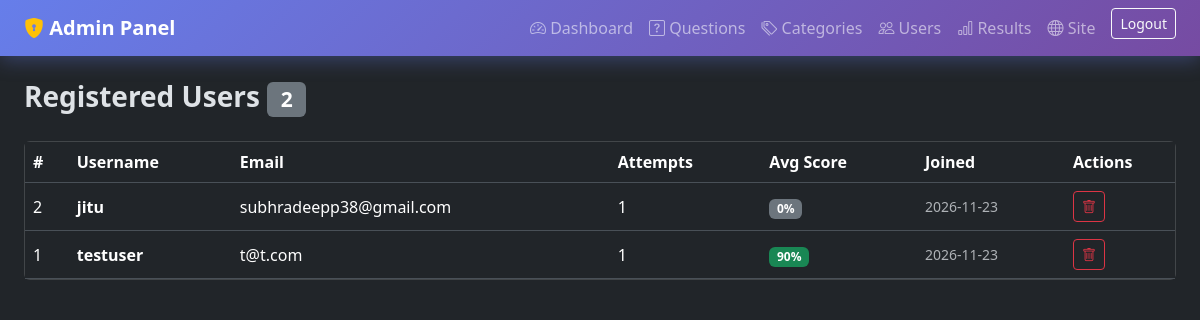
Screenshot of /admin/users (signed in) with the database file from the repository.
### tables this page shows
CREATE TABLE users (
            id INTEGER PRIMARY KEY AUTOINCREMENT,
            username TEXT UNIQUE NOT NULL,
            email TEXT UNIQUE NOT NULL,
            password_hash TEXT NOT NULL,
            created_at TEXT NOT NULL
        );

### app.py (the view)
@app.route("/admin/users")
@admin_required
def admin_users():
    db = get_db()
    users = db.execute(
        """SELECT u.*,
                  (SELECT COUNT(*) FROM results r WHERE r.user_id = u.id) AS attempts,
                  (SELECT COALESCE(AVG(r.percentage),0) FROM results r WHERE r.user_id = u.id) AS avg_score
           FROM users u ORDER BY u.created_at DESC"""
    ).fetchall()
    return render_template("admin_users.html", users=users)

### app.py (called while the page is built)
def get_db():
    if "db" not in g:
        g.db = sqlite3.connect(app.config["DATABASE"])
        g.db.row_factory = sqlite3.Row
        g.db.execute("PRAGMA foreign_keys = ON")
    return g.db

def admin_required(f):
    @wraps(f)
    def decorated(*args, **kwargs):
        if "admin_id" not in session:
            flash("Admin login required.", "warning")
            return redirect(url_for("admin_login"))
        return f(*args, **kwargs)
    return decorated

@app.context_processor
def inject_globals():
    return {"now_year": datetime.utcnow().year}

### templates/admin_users.html (shortened to what this page needs)
{% extends "admin_base.html" %}
{% block content %}
<h3 class="fw-bold mb-4">Registered Users <span class="badge bg-secondary">{{ users|length }}</span></h3>
<div class="card">
  <div class="table-responsive">
    <table class="table table-hover mb-0 align-middle">
      <thead><tr><th>#</th><th>Username</th><th>Email</th><th>Attempts</th><th>Avg Score</th><th>Joined</th><th style="width:110px">Actions</th></tr></thead>
      <tbody>
        {% for u in users %}
        <tr>
          <td>{{ u.id }}</td>
          <td class="fw-semibold">{{ u.username }}</td>
          <td>{{ u.email }}</td>
          <td>{{ u.attempts }}</td>
          <td><span class="badge {{ 'bg-success' if u.avg_score >= 60 else 'bg-secondary' }}">{{ "%.0f"|format(u.avg_score) }}%</span></td>
          <td class="text-muted small">{{ u.created_at[:10] }}</td>
          <td>
            <form method="post" action="{{ url_for('admin_user_delete', uid=u.id) }}"
                  onsubmit="return confirm('Delete this user and all their results?')">
              <button class="btn btn-sm btn-outline-danger"><i class="bi bi-trash"></i></button>
            </form>
          </td>
        </tr>
        {% else %}
        <tr><td colspan="7" class="text-center text-muted py-4">No users registered yet.</td></tr>
        {% endfor %}
      </tbody>
    </table>
  </div>
</div>
{% endblock %}

### static/css/style.css (style rules this page uses)
:root { --brand-gradient: linear-gradient(135deg, #667eea 0%, #764ba2 100%); }
body { min-height: 100vh; font-family: 'Segoe UI', system-ui, -apple-system, sans-serif; }
.card, .stat-card { animation: fadeSlideUp 0.4s ease both; }

### rows the page displays
users: id "2", username "jitu", email "subhradeepp38@gmail.com", attempts "1", avg_score "0", created_at "2026-11-23"
users: id "1", username "testuser", email "t@t.com", attempts "1", avg_score "90", created_at "2026-11-23"

### other values shown
{{ users|length }} "2"
